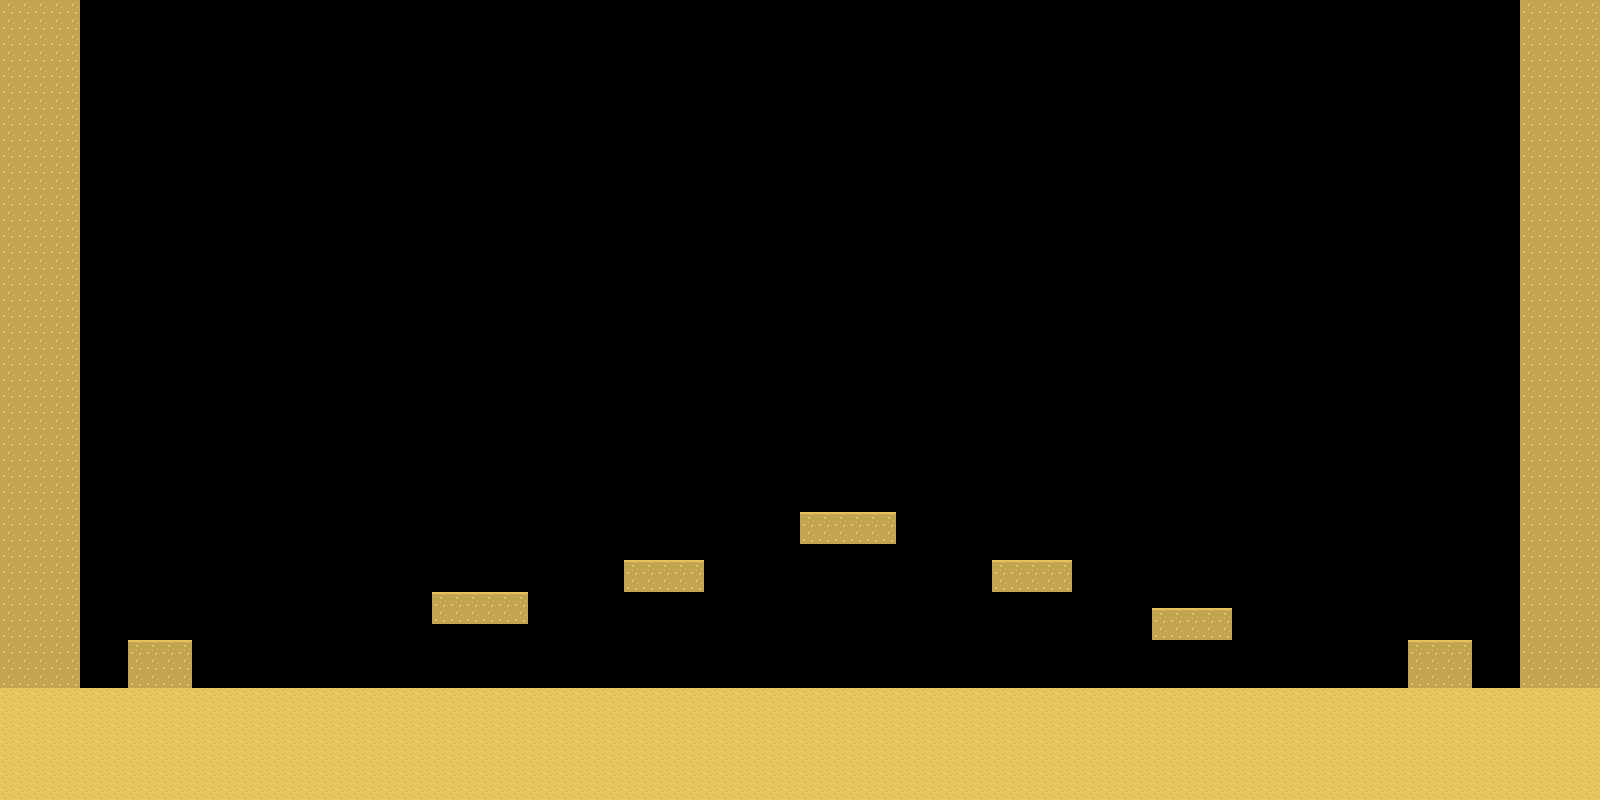

Below is a game level as drawn by its tile map, then a one-line description and the .tmx that defines it (tile-layer data replaced by summaries):
An orthogonal 100x50 tile map with 16x16 px tiles, 1 tile layer (Tile Layer 1) and 10 objects.

<map version="1.0" orientation="orthogonal" renderorder="right-down" width="100" height="50" tilewidth="16" tileheight="16" nextobjectid="43">
 <tileset firstgid="1" name="DesertBlocks" tilewidth="16" tileheight="16">
  <image source="../Textures/Tilesets/DesertBlocks.png" width="16" height="64" />
 </tileset>
 <layer name="Tile Layer 1" width="100" height="50">
  <data>[5000 cells, 1208 non-empty, 3 distinct tile ids]</data>
 </layer>
 <objectgroup name="Collision">
  <object id="1" x="0" y="688" width="1600" height="112" />
  <object id="21" x="1152" y="608" width="80" height="32" />
  <object id="22" x="1408" y="640" width="64" height="48" />
  <object id="25" x="992" y="560" width="80" height="32" />
  <object id="27" x="800" y="512" width="96" height="32" />
  <object id="28" x="432" y="592" width="96" height="32" />
  <object id="29" x="624" y="560" width="80" height="32" />
  <object id="35" x="128" y="640" width="64" height="48" />
  <object id="41" x="0" y="0" width="80" height="688" />
  <object id="42" x="1520" y="0" width="80" height="688" />
 </objectgroup>
 <objectgroup name="Spawns" />
</map>